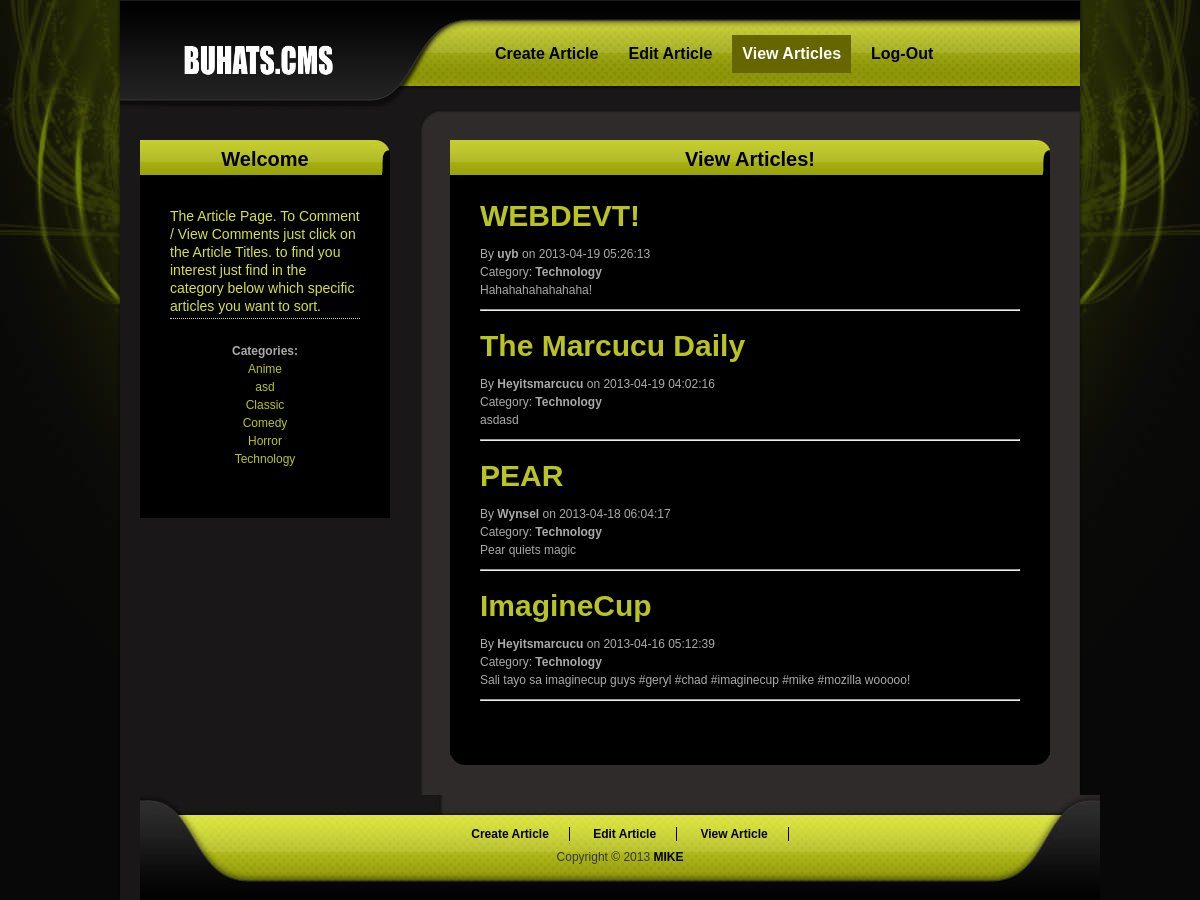
Screenshot of /WEBDEVFINAL/category.php?id=Technology with the database file from the repository.
### tables this page shows
CREATE TABLE IF NOT EXISTS `tblarticle` (
  `articleid` int(11) NOT NULL AUTO_INCREMENT,
  `title` varchar(20) NOT NULL,
  `uid` int(11) NOT NULL,
  `category` varchar(20) NOT NULL,
  `article` varchar(300) NOT NULL,
  `datetime` timestamp NOT NULL DEFAULT CURRENT_TIMESTAMP ON UPDATE CURRENT_TIMESTAMP,
  PRIMARY KEY (`articleid`)
);

CREATE TABLE IF NOT EXISTS `users` (
  `uid` int(11) NOT NULL AUTO_INCREMENT,
  `username` varchar(30) DEFAULT NULL,
  `password` varchar(50) DEFAULT NULL,
  `name` varchar(100) DEFAULT NULL,
  `email` varchar(70) DEFAULT NULL,
  PRIMARY KEY (`uid`),
  UNIQUE KEY `username` (`username`),
  UNIQUE KEY `email` (`email`)
);

### WEBDEVFINAL/inc/functions.php (the view, shortened to what this page needs)
<?php
class User
{
	public function view_category()
	{
		$result = mysql_query("SELECT category FROM tblarticle GROUP BY category") or die(mysql_error());
		$num = mysql_numrows($result);
		$i = 0;
		while ($i < $num)
		{
			$category = mysql_result($result,$i,"category");
			echo "<a href=\"category.php?id=$category\">$category<br></a>";
			$i++;
		}
	}
	public function view_bycategory($category)
	{
		$result = mysql_query("SELECT * FROM tblarticle LEFT JOIN users ON tblarticle.uid = users.uid WHERE tblarticle.category = '$category' ORDER BY datetime DESC") or die(mysql_error());
		$num = mysql_numrows($result);
		$i = 0;
		while ($i < $num)
		{
			$articleid = mysql_result($result,$i,"articleid");
			$title = mysql_result($result,$i,"title");
			$username = mysql_result($result,$i,"username");
			$category = mysql_result($result,$i,"category");
			$date = mysql_result($result,$i,"datetime");
			$article = mysql_result($result,$i,"article");
			echo "	<a href=\"comment.php?id=$articleid\"><h1>$title</h1></a><br>";
			echo "	By <strong>$username</strong> on $date<br>";
			echo "	Category: <strong>$category</strong><br>";
			echo "	<p>$article</p>";
			echo "	<hr><br>";
			$i++;
		}
	}
}
?>

### WEBDEVFINAL/main.css (style rules this page uses)
body { margin: 0; padding: 0; line-height: 1.5em; font-family: Arial, Helvetica, sans-serif; font-size: 12px; color: #AAAAAA; background: #080808; }
a:link, a:visited { color: #B9C322; text-decoration: none; font-weight: normal; }
p { margin: 0px; padding: 0px; }
h1 { margin: 0px; padding: 2px 0; font-size: 30px; font-weight: bold; }
.main_column_section_content p { margin-bottom: 10px; }

### rows the page displays
tblarticle: title "WEBDEVT!", uid.username "uyb", datetime "2013-04-19 05:26:13", category "Technology", article "Hahahahahahahaha!"
tblarticle: title "The Marcucu Daily", uid.username "Heyitsmarcucu", datetime "2013-04-19 04:02:16", category "Technology", article "asdasd"
tblarticle: title "PEAR", uid.username "Wynsel", datetime "2013-04-18 06:04:17", category "Technology", article "Pear quiets magic"
tblarticle: title "ImagineCup", uid.username "Heyitsmarcucu", datetime "2013-04-16 05:12:39", category "Technology", article "Sali tayo sa imaginecup guys #geryl #chad #imaginecup #mike #mozilla wooooo!"

### other values shown
$category "Anime"
$category "asd"
$category "Classic"
$category "Comedy"
$category "Horror"
$category "Technology"
